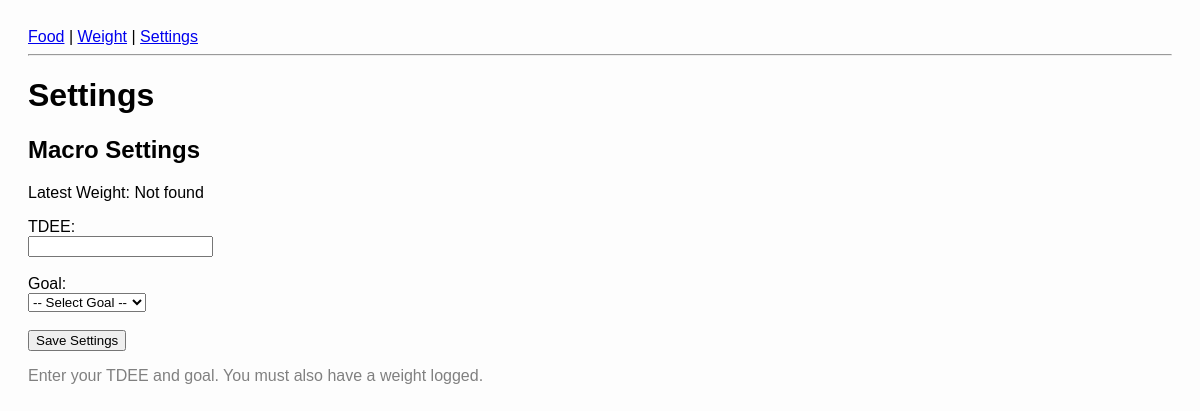
The app's page /settings, older data.
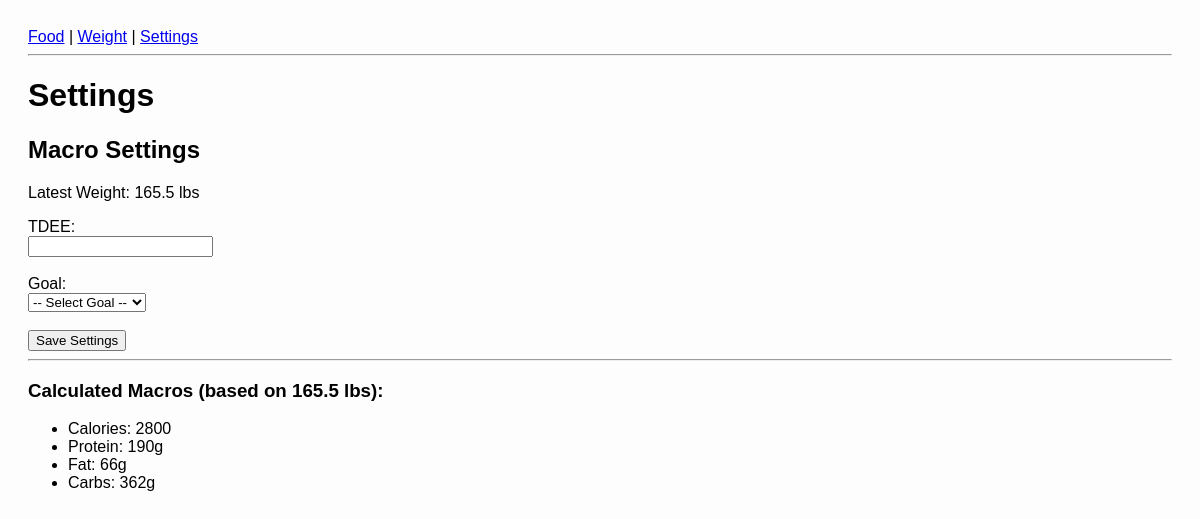
The same page, newer data.
### tables this page shows
CREATE TABLE weight_logs (
    id INTEGER PRIMARY KEY AUTOINCREMENT,
    date TEXT,
    time_of_day TEXT CHECK(time_of_day IN ('morning', 'night')),
    weight REAL
);

CREATE TABLE tdee_settings (
    id INTEGER PRIMARY KEY AUTOINCREMENT,
    tdee INTEGER,
    goal TEXT,
    last_updated TIMESTAMP
);

### main.py (the view, shortened to what this page needs)
@app.route("/settings", methods=["GET", "POST"])
def settings():
    macros = {}
    latest_weight = get_latest_weight()
    tdee = goal = None
    with sqlite3.connect(DB_NAME) as conn:
        cur = conn.cursor()
        cur.execute("SELECT tdee, goal FROM tdee_settings ORDER BY last_updated DESC LIMIT 1")
        row = cur.fetchone()
        if row:
            tdee, goal = row
    if latest_weight:
        macros["weight"] = latest_weight
    if tdee and goal and latest_weight:
        protein = round(latest_weight * PROTEIN_MULTIPLIERS[goal])
        fat = round(latest_weight * FAT_MULTIPLIERS[goal])
        carbs = round((int(tdee) - (protein * 4 + fat * 9)) / 4)
        macros.update({
            "protein": protein,
            "fat": fat,
            "carbs": carbs,
            "tdee": tdee,
            "goal": goal
        })
    return render_template("settings.html", title="Settings", macros=macros)

### main.py (called while the page is built)
def init_db():
    if not os.path.exists(DB_NAME):
        with sqlite3.connect(DB_NAME) as conn:
            with open("schema.sql", "r") as f:
                conn.executescript(f.read())

@app.before_request
def before_request():
    init_db()

def get_latest_weight():
    with sqlite3.connect(DB_NAME) as conn:
        cur = conn.cursor()
        cur.execute("""
            SELECT weight FROM weight_logs
            ORDER BY date DESC,
                     CASE time_of_day
                         WHEN 'morning' THEN 1
                         WHEN 'night' THEN 0
                         ELSE 2
                     END
            LIMIT 1
        """)
        row = cur.fetchone()
        return row[0] if row else None

### templates/settings.html (shortened to what this page needs)
{% extends "base.html" %}
{% block content %}
<h2>Macro Settings</h2>
<p>Latest Weight: {% if macros.weight %}{{ macros.weight }} lbs{% else %}Not found{% endif %}</p>
<form method="POST">
    <label>TDEE:</label><br>
    <input type="number" name="tdee" required><br><br>
    <label>Goal:</label><br>
    <select name="goal" required>
        <option value="">-- Select Goal --</option>
    </select><br><br>
    <button type="submit">Save Settings</button>
</form>
{% if macros %}
<hr>
<h3>Calculated Macros (based on {{ macros.weight }} lbs):</h3>
<ul>
    <li>Calories: {{ macros.tdee }}</li>
    <li>Protein: {{ macros.protein }}g</li>
    <li>Fat: {{ macros.fat }}g</li>
    <li>Carbs: {{ macros.carbs }}g</li>
</ul>
{% elif macros == {} %}
<p style="color: gray">Enter your TDEE and goal. You must also have a weight logged.</p>
{% endif %}
{% endblock %}

Row changes from the older to the newer data that the page shows:
added weight_logs: weight "165.5"
added tdee_settings: tdee "2800"
Text that changed along with them:
{{ macros.protein }}: (not shown) → "190"
{{ macros.fat }}: (not shown) → "66"
{{ macros.carbs }}: (not shown) → "362"
text no longer shown: "Not found Enter your TDEE and goal. You must also have a weight logged."
text now shown: "lbs Calculated Macros (based on lbs): Calories: Protein: g Fat: g Carbs: g"
